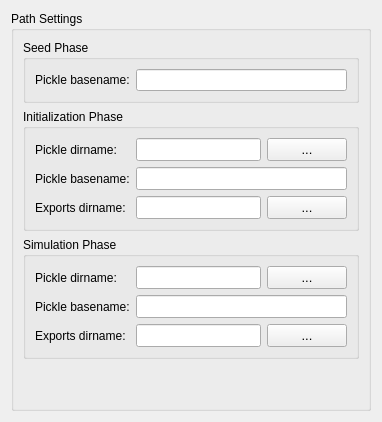
      <widget class="QWidget" name="sim_conf_stack_page_Paths">
       <layout class="QGridLayout" name="gridLayout_2">
        <item row="0" column="0">
         <widget class="QGroupBox" name="groupBox_50">
          <property name="toolTip">
           <string>Paths produced by this simulation.</string>
          </property>
          <property name="title">
           <string>Path Settings</string>
          </property>
          <layout class="QVBoxLayout" name="verticalLayout_19">
           <item>
            <widget class="QGroupBox" name="groupBox_13">
             <property name="toolTip">
              <string>Paths produced by this simulation's seed phase.</string>
             </property>
             <property name="title">
              <string>Seed Phase</string>
             </property>
             <layout class="QFormLayout" name="formLayout_17">
              <item row="0" column="0">
               <widget class="QLabel" name="label_2">
                <property name="text">
                 <string>Pickle basename:</string>
                </property>
               </widget>
              </item>
              <item row="0" column="1">
               <widget class="QBetseeSimConfLineEdit" name="sim_conf_path_seed_pick_file_line">
                <property name="sizePolicy">
                 <sizepolicy hsizetype="Expanding" vsizetype="Fixed">
                  <horstretch>1</horstretch>
                  <verstretch>0</verstretch>
                 </sizepolicy>
                </property>
                <property name="toolTip">
                 <string>Basename of the pickled file providing this simulation's most recently seeded cell cluster in the initialization pickle directory.</string>
                </property>
                <property name="text">
                 <string/>
                </property>
               </widget>
              </item>
             </layout>
            </widget>
           </item>
           <item>
            <widget class="QGroupBox" name="groupBox_11">
             <property name="toolTip">
              <string>Paths produced by this simulation's initialization phase.</string>
             </property>
             <property name="title">
              <string>Initialization Phase</string>
             </property>
             <layout class="QFormLayout" name="formLayout_11">
              <item row="0" column="0">
               <widget class="QLabel" name="label">
                <property name="text">
                 <string>Pickle dirname:</string>
                </property>
               </widget>
              </item>
              <item row="0" column="1">
               <widget class="QWidget" name="widget_5" native="true">
                <layout class="QHBoxLayout" name="horizontalLayout_5">
                 <property name="leftMargin">
                  <number>0</number>
                 </property>
                 <property name="topMargin">
                  <number>0</number>
                 </property>
                 <property name="rightMargin">
                  <number>0</number>
                 </property>
                 <property name="bottomMargin">
                  <number>0</number>
                 </property>
                 <item>
                  <widget class="QBetseeSimConfLineEdit" name="sim_conf_path_init_pick_dir_line">
                   <property name="sizePolicy">
                    <sizepolicy hsizetype="Expanding" vsizetype="Fixed">
                     <horstretch>1</horstretch>
                     <verstretch>0</verstretch>
                    </sizepolicy>
                   </property>
                   <property name="font">
                    <font>
                     <pointsize>10</pointsize>
                     <weight>50</weight>
                     <bold>false</bold>
                    </font>
                   </property>
                   <property name="toolTip">
                    <string>Relative pathname of the directory containing files pickled by the most recent seed and initialization runs of this simulation.</string>
                   </property>
                   <property name="text">
                    <string/>
                   </property>
                  </widget>
                 </item>
                 <item>
                  <widget class="QBetseeSimConfPushButtonSubDir" name="sim_conf_path_init_pick_dir_btn">
                   <property name="font">
                    <font>
                     <pointsize>10</pointsize>
                    </font>
                   </property>
                   <property name="toolTip">
                    <string>Interactively browse the filesystem for this directory.</string>
                   </property>
                   <property name="text">
                    <string>...</string>
                   </property>
                  </widget>
                 </item>
                </layout>
               </widget>
              </item>
              <item row="1" column="0">
               <widget class="QLabel" name="label_4">
                <property name="text">
                 <string>Pickle basename:</string>
                </property>
               </widget>
              </item>
              <item row="1" column="1">
               <widget class="QBetseeSimConfLineEdit" name="sim_conf_path_init_pick_file_line">
                <property name="sizePolicy">
                 <sizepolicy hsizetype="Expanding" vsizetype="Fixed">
                  <horstretch>1</horstretch>
                  <verstretch>0</verstretch>
                 </sizepolicy>
                </property>
                <property name="font">
                 <font>
                  <pointsize>10</pointsize>
                  <weight>50</weight>
                  <bold>false</bold>
                 </font>
                </property>
                <property name="toolTip">
                 <string>Basename of the pickled file providing this simulation's most recent initialization run in this directory.</string>
                </property>
                <property name="text">
                 <string/>
                </property>
               </widget>
              </item>
              <item row="2" column="0">
               <widget class="QLabel" name="label_3">
                <property name="text">
                 <string>Exports dirname:</string>
                </property>
               </widget>
              </item>
              <item row="2" column="1">
               <widget class="QWidget" name="widget_6" native="true">
                <layout class="QHBoxLayout" name="horizontalLayout_6">
                 <property name="leftMargin">
                  <number>0</number>
                 </property>
                 <property name="topMargin">
                  <number>0</number>
                 </property>
                 <property name="rightMargin">
                  <number>0</number>
                 </property>
                 <property name="bottomMargin">
                  <number>0</number>
                 </property>
                 <item>
                  <widget class="QBetseeSimConfLineEdit" name="sim_conf_path_init_exp_dir_line">
                   <property name="sizePolicy">
                    <sizepolicy hsizetype="Expanding" vsizetype="Fixed">
                     <horstretch>1</horstretch>
                     <verstretch>0</verstretch>
                    </sizepolicy>
                   </property>
                   <property name="font">
                    <font>
                     <pointsize>10</pointsize>
                     <weight>50</weight>
                     <bold>false</bold>
                    </font>
                   </property>
                   <property name="toolTip">
                    <string>Relative pathname of the directory containing results exported by the most recent seed and initialization runs of this simulation.</string>
                   </property>
                   <property name="text">
                    <string/>
                   </property>
                  </widget>
                 </item>
                 <item>
                  <widget class="QBetseeSimConfPushButtonSubDir" name="sim_conf_path_init_exp_dir_btn">
                   <property name="font">
                    <font>
                     <pointsize>10</pointsize>
                    </font>
                   </property>
                   <property name="toolTip">
                    <string>Interactively browse the filesystem for this directory.</string>
                   </property>
                   <property name="text">
                    <string>...</string>
                   </property>
                  </widget>
                 </item>
                </layout>
               </widget>
              </item>
             </layout>
            </widget>
           </item>
           <item>
            <widget class="QGroupBox" name="groupBox_12">
             <property name="toolTip">
              <string>Paths produced by this simulation's simulation phase.</string>
             </property>
             <property name="title">
              <string>Simulation Phase</string>
             </property>
             <layout class="QFormLayout" name="formLayout_16">
              <item row="0" column="0">
               <widget class="QLabel" name="label_5">
                <property name="text">
                 <string>Pickle dirname:</string>
                </property>
               </widget>
              </item>
              <item row="0" column="1">
               <widget class="QWidget" name="widget_7" native="true">
                <layout class="QHBoxLayout" name="horizontalLayout_7">
                 <property name="leftMargin">
                  <number>0</number>
                 </property>
                 <property name="topMargin">
                  <number>0</number>
                 </property>
                 <property name="rightMargin">
                  <number>0</number>
                 </property>
                 <property name="bottomMargin">
                  <number>0</number>
                 </property>
                 <item>
                  <widget class="QBetseeSimConfLineEdit" name="sim_conf_path_sim_pick_dir_line">
                   <property name="sizePolicy">
                    <sizepolicy hsizetype="Expanding" vsizetype="Fixed">
                     <horstretch>1</horstretch>
                     <verstretch>0</verstretch>
                    </sizepolicy>
                   </property>
                   <property name="font">
                    <font>
                     <pointsize>10</pointsize>
                     <weight>50</weight>
                     <bold>false</bold>
                    </font>
                   </property>
                   <property name="toolTip">
                    <string>Relative pathname of the directory containing files pickled by the most recent simulation run of this simulation.</string>
                   </property>
                   <property name="text">
                    <string/>
                   </property>
                  </widget>
                 </item>
                 <item>
                  <widget class="QBetseeSimConfPushButtonSubDir" name="sim_conf_path_sim_pick_dir_btn">
                   <property name="font">
                    <font>
                     <pointsize>10</pointsize>
                    </font>
                   </property>
                   <property name="toolTip">
                    <string>Interactively browse the filesystem for this directory.</string>
                   </property>
                   <property name="text">
                    <string>...</string>
                   </property>
                  </widget>
                 </item>
                </layout>
               </widget>
              </item>
              <item row="1" column="0">
               <widget class="QLabel" name="label_62">
                <property name="text">
                 <string>Pickle basename:</string>
                </property>
               </widget>
              </item>
              <item row="1" column="1">
               <widget class="QBetseeSimConfLineEdit" name="sim_conf_path_sim_pick_file_line">
                <property name="sizePolicy">
                 <sizepolicy hsizetype="Expanding" vsizetype="Fixed">
                  <horstretch>1</horstretch>
                  <verstretch>0</verstretch>
                 </sizepolicy>
                </property>
                <property name="font">
                 <font>
                  <pointsize>10</pointsize>
                  <weight>50</weight>
                  <bold>false</bold>
                 </font>
                </property>
                <property name="toolTip">
                 <string>Basename of the pickled file providing this simulation's most recent simulation run in this directory.</string>
                </property>
                <property name="text">
                 <string/>
                </property>
               </widget>
              </item>
              <item row="2" column="0">
               <widget class="QLabel" name="label_73">
                <property name="text">
                 <string>Exports dirname:</string>
                </property>
               </widget>
              </item>
              <item row="2" column="1">
               <widget class="QWidget" name="widget_8" native="true">
                <layout class="QHBoxLayout" name="horizontalLayout_8">
                 <property name="leftMargin">
                  <number>0</number>
                 </property>
                 <property name="topMargin">
                  <number>0</number>
                 </property>
                 <property name="rightMargin">
                  <number>0</number>
                 </property>
                 <property name="bottomMargin">
                  <number>0</number>
                 </property>
                 <item>
                  <widget class="QBetseeSimConfLineEdit" name="sim_conf_path_sim_exp_dir_line">
                   <property name="sizePolicy">
                    <sizepolicy hsizetype="Expanding" vsizetype="Fixed">
                     <horstretch>1</horstretch>
                     <verstretch>0</verstretch>
                    </sizepolicy>
                   </property>
                   <property name="font">
                    <font>
                     <pointsize>10</pointsize>
                     <weight>50</weight>
                     <bold>false</bold>
                    </font>
                   </property>
                   <property name="toolTip">
                    <string>Relative pathname of the directory containing results exported by the most recent simulation run of this simulation.</string>
                   </property>
                   <property name="text">
                    <string/>
                   </property>
                  </widget>
                 </item>
                 <item>
                  <widget class="QBetseeSimConfPushButtonSubDir" name="sim_conf_path_sim_exp_dir_btn">
                   <property name="font">
                    <font>
                     <pointsize>10</pointsize>
                    </font>
                   </property>
                   <property name="toolTip">
                    <string>Interactively browse the filesystem for this directory.</string>
                   </property>
                   <property name="text">
                    <string>...</string>
                   </property>
                  </widget>
                 </item>
                </layout>
               </widget>
              </item>
             </layout>
            </widget>
           </item>
           <item>
            <spacer name="verticalSpacer">
             <property name="orientation">
              <enum>Qt::Vertical</enum>
             </property>
             <property name="sizeHint" stdset="0">
              <size>
               <width>20</width>
               <height>40</height>
              </size>
             </property>
            </spacer>
           </item>
          </layout>
         </widget>
        </item>
       </layout>
      </widget>
